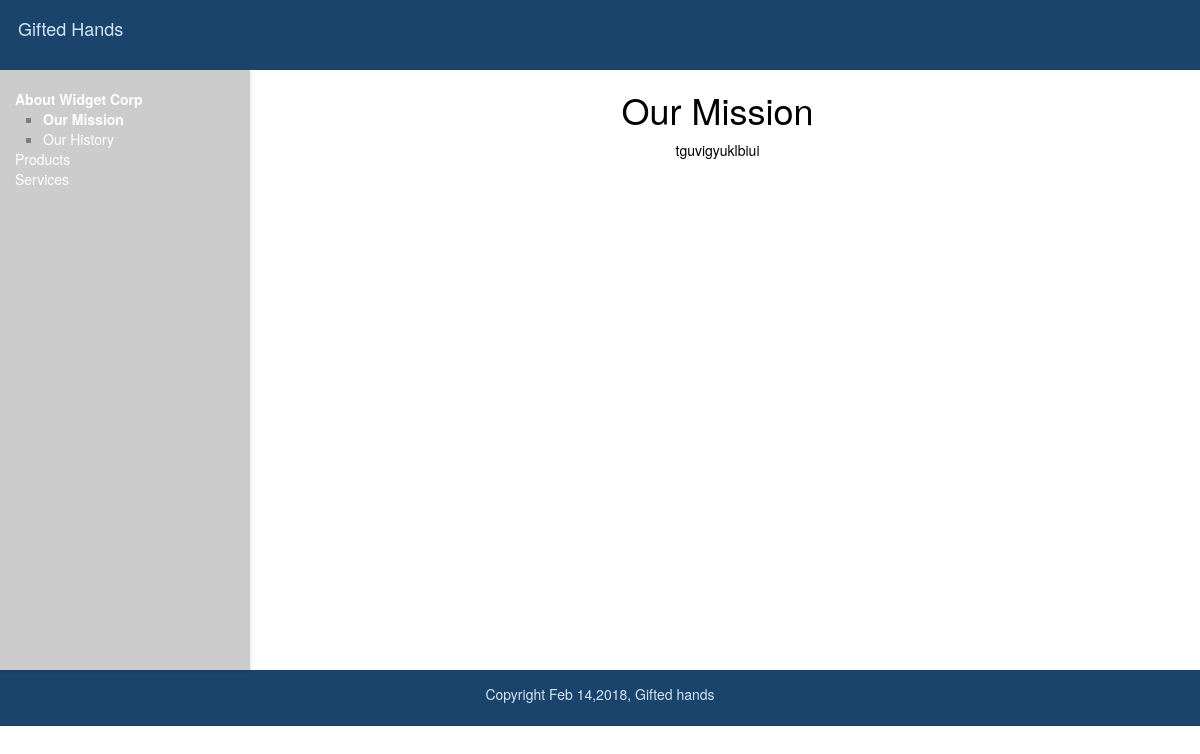
Page /index.php?subject=1 on the committed database.
### tables this page shows
CREATE TABLE `subjects` (
  `id` int(11) NOT NULL,
  `menu_name` varchar(30) NOT NULL,
  `position` int(3) NOT NULL,
  `visible` tinyint(1) NOT NULL
);

CREATE TABLE `pages` (
  `id` int(11) NOT NULL,
  `subject_id` int(11) NOT NULL,
  `menu_name` varchar(30) NOT NULL,
  `position` int(3) NOT NULL,
  `visible` tinyint(1) NOT NULL,
  `content` text
);

### public/index.php (the view, shortened to what this page needs)
<?php require_once("../includes/db_connection.php"); ?>
<?php require_once("../includes/functions.php"); ?>
<?php include("../includes/layouts/header.php"); ?>
<?php find_selected_page(true); ?>
<div id="main">
  <div id="navigation">
     <div class="container-fluid">
		<?php echo public_navigation($current_subject, $current_page); ?>
		</div>
  </div>
  <div id="page">
		<?php if ($current_page) { ?>
			<div class="container-fluid">
			<h1><?php echo htmlentities($current_page["menu_name"]); ?></h1>
			<?php echo nl2br(htmlentities($current_page["content"])); ?>
			</div>
		<?php } else { ?>
			<!-- <div class="container-fluid">
					<h1>Welcome!</h1>
					</div> -->
		<?php }?>
  </div>
</div>
<?php include("../includes/layouts/footer.php"); ?>

### includes/functions.php (shortened to what this page needs)
<?php
	function find_all_subjects($public=true) {
		global $connection;
		$query  = "SELECT * ";
		$query .= "FROM subjects ";
		if ($public) {
			$query .= "WHERE visible = 1 ";
		}
		$query .= "ORDER BY position ASC";
		$subject_set = mysqli_query($connection, $query);
		return $subject_set;
	}
	function find_pages_for_subject($subject_id, $public=true) {
		global $connection;
		$safe_subject_id = mysqli_real_escape_string($connection, $subject_id);
		$query  = "SELECT * ";
		$query .= "FROM pages ";
		$query .= "WHERE subject_id = {$safe_subject_id} ";
		if ($public) {
			$query .= "AND visible = 1 ";
		}
		$query .= "ORDER BY position ASC";
		$page_set = mysqli_query($connection, $query);
		return $page_set;
	}
	function find_subject_by_id($subject_id, $public=true) {
		global $connection;
		$safe_subject_id = mysqli_real_escape_string($connection, $subject_id);
		$query  = "SELECT * ";
		$query .= "FROM subjects ";
		$query .= "WHERE id = {$safe_subject_id} ";
		if ($public) {
			$query .= "AND visible = 1 ";
		}
		$query .= "LIMIT 1";
		$subject_set = mysqli_query($connection, $query);
		if($subject = mysqli_fetch_assoc($subject_set)) {
			return $subject;
		} else {
			return null;
		}
	}
	function find_default_page_for_subject($subject_id) {
		$page_set = find_pages_for_subject($subject_id);
		if($first_page = mysqli_fetch_assoc($page_set)) {
			return $first_page;
		} else {
			return null;
		}
	}
	function find_selected_page($public=false) {
		if (isset($_GET["subject"])) {
			$current_subject = find_subject_by_id($_GET["subject"], $public);
			if ($current_subject && $public) {
				$current_page = find_default_page_for_subject($current_subject["id"]);
			} else {
				$current_page = null;
			}
		} elseif (isset($_GET["page"])) {
			$current_subject = null;
			$current_page = find_page_by_id($_GET["page"], $public);
		} else {
			$current_subject = null;
			$current_page = null;
		}
	}
	function public_navigation($subject_array, $page_array) {
		$output = "<ul class=\"subjects\">";
		$subject_set = find_all_subjects();
		while($subject = mysqli_fetch_assoc($subject_set)) {
			$output .= "<li";
			if ($subject_array && $subject["id"] == $subject_array["id"]) {
				$output .= " class=\"selected\"";
			}
			$output .= ">";
			$output .= "<a href=\"index.php?subject=";
			$output .= urlencode($subject["id"]);
			$output .= "\">";
			$output .= htmlentities($subject["menu_name"]);
			$output .= "</a>";
			if ($subject_array["id"] == $subject["id"] ||
					$page_array["subject_id"] == $subject["id"]) {
				$page_set = find_pages_for_subject($subject["id"]);
				$output .= "<ul class=\"pages\">";
				while($page = mysqli_fetch_assoc($page_set)) {
					$output .= "<li";
					if ($page_array && $page["id"] == $page_array["id"]) {
						$output .= " class=\"selected\"";
					}
					$output .= ">";
					$output .= "<a href=\"index.php?page=";
					$output .= urlencode($page["id"]);
					$output .= "\">";
					$output .= htmlentities($page["menu_name"]);
					$output .= "</a></li>";
				}
				$output .= "</ul>";
			}
			$output .= "</li>";
		}
		$output .= "</ul>";
		return $output;
	}
?>

### public/stylesheets/public.css (style rules this page uses)
html { height: 100%; width: 100%; }
body { width: 100%; height: 100%; margin: 0; padding: 0; border: 0; font-family: Verdana, Arial, Helvetica, sans-serif; font-size: 13px; line-height: 15px; background: white; background-size: cover; color: white; }
a { color: #8D0D19; }
#main { height: 600px; width: 100%; margin: 0; padding: 0; background: white; color: black; }
#navigation { float: left; width: 250px; height: 100%; margin: 0; padding: 0 2em; color: black; background: #8D0D19; background-color: rgba(0,0,0,.4); box-shadow: 0 1px 4px rgba(0, 0, 0, 0.3); padding: 5px 0; opacity: .5; }
#navigation a { color:#FFFFFF ; text-decoration: none; }
ul.subjects { margin: 1em 0; padding-left: 0; list-style: none; }
ul.pages { padding-left: 2em; list-style: square; font-weight: normal; }
.selected { font-weight: bold; }
#page { height: 100% ; width: 100% padding-left: 4em; vertical-align: top; background: white; text-align: center; }

### rows in the picture
subjects: value "About Widget Corp"
pages: value "Our Mission", menu_name "Our Mission", content "tguvigyuklbiui"
pages: value "Our History"
subjects: value "Products"
subjects: value "Services"
